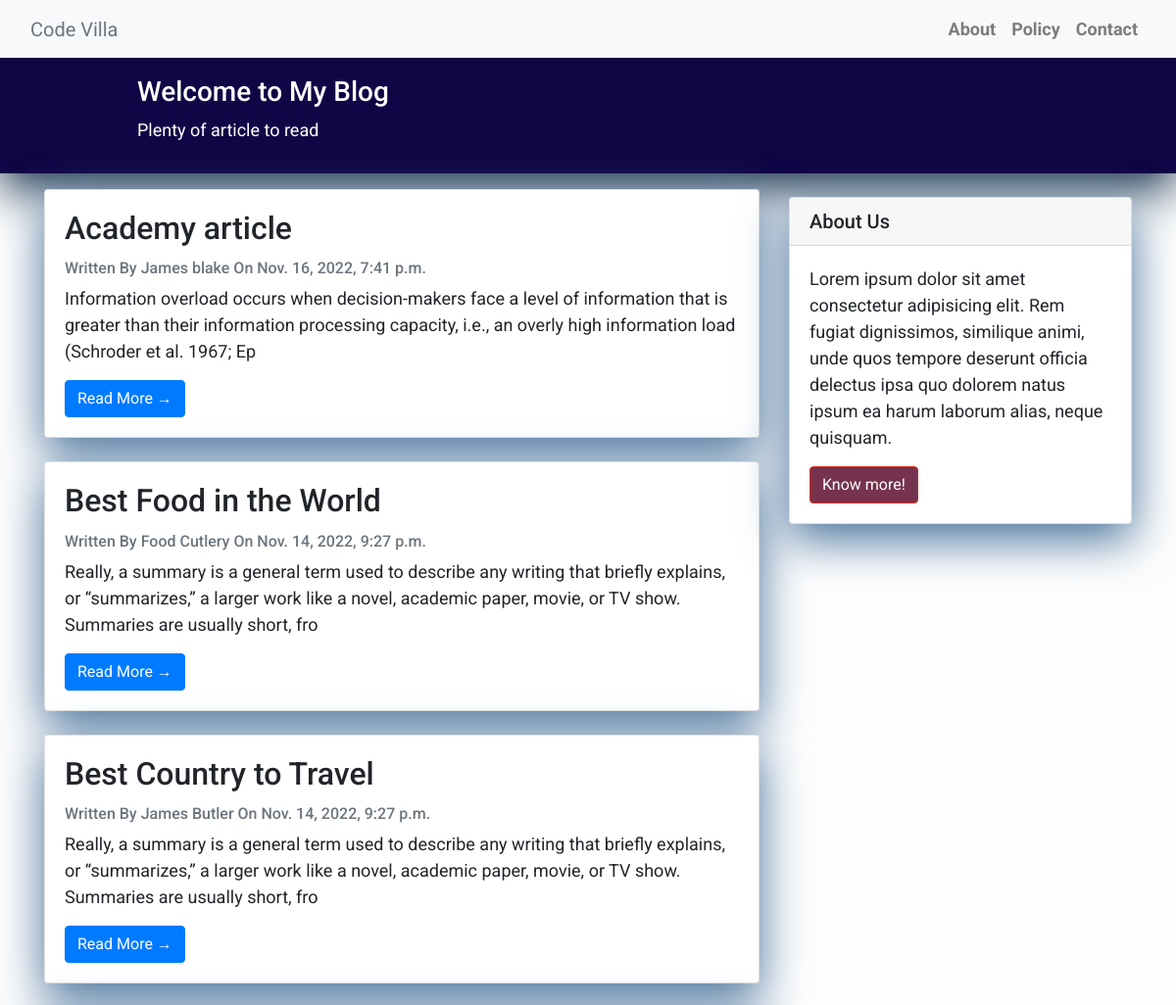
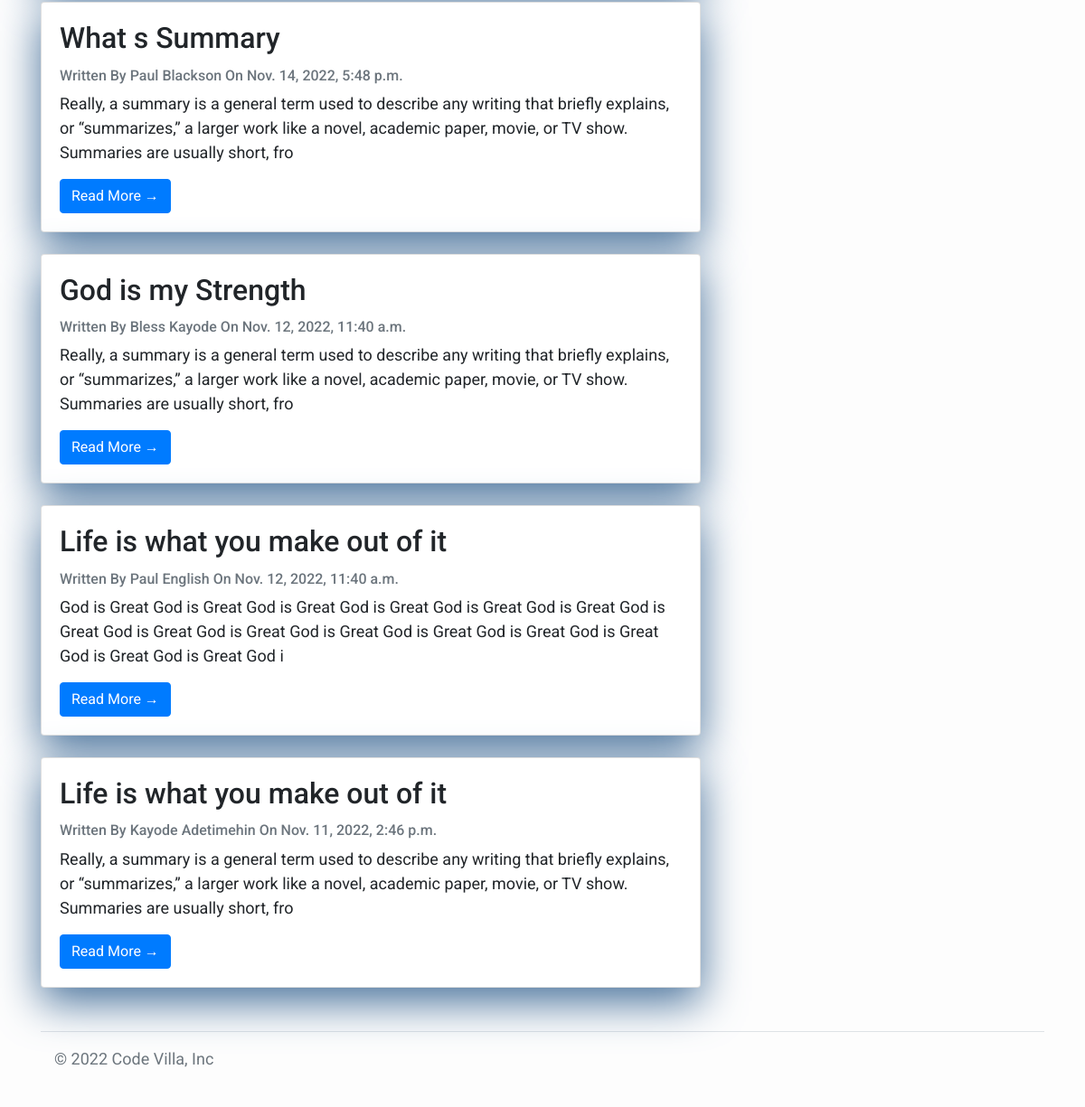
The page / on the database its author committed (2 pictures, top to bottom).
### blog/models.py (models this page shows, shortened)
class Post(models.Model):
    title = models.CharField(max_length=200)
    authur = models.CharField(max_length=100)
    date_updated = models.DateTimeField(auto_now=True)
    date_created = models.DateTimeField(auto_now_add=True)
    content = models.TextField()
    status = models.IntegerField(choices= STATUS, default=0)
    class Meta():
        ordering =['-date_created']

### blog/views.py (the view)
# urls.py: path('', PostListView.as_view(), name= 'home'),
class PostListView(ListView):
    queryset = Post.objects.filter(status=1).order_by('-date_created')
    model = Post
    template_name = 'blog/home.html'

### blog/templates/blog/home.html (shortened to what this page needs)
{% extends "blog/base.html" %}
{% block content %}
<header class="masthead">
    <div class="container">
        <div class="row">
            <div class=" col-md-8 col-md-10 mx-auto">
                <div class="site-heading">
                    <h3 class=" site-heading my-2 mt-2 text-white"> Welcome to My Blog </h3>
                    <p class="text-white ">Plenty of article to read </p>
                </div>
            </div>
        </div>
    </div>
</header>
<div class="container">
    <div class="row">
        <div class="col-md-8 mt-3 left">
            {% for post in post_list %}
            <div class="card mb-4">
                <div class="card-body">
                    <h2 class="card-title">{{ post.title }}</h2>
                    <p class="card-text text-muted h6">Written By {{ post.authur }} On {{ post.date_created}} </p>
                    <p class="card-text">{{post.content|slice:":200" }}</p>
                    <a href=/post_detail/{{post.id}} class="btn btn-primary">Read More &rarr;</a>
                </div>
            </div>
            {% endfor %}
        </div>
        {% block sidebar %} {% include 'blog/sidebar.html' %} {% endblock sidebar %}
    </div>
</div>
{% endblock content %}

### blog/templates/blog/base.html (shortened to what this page needs)
<!DOCTYPE html>
<html>
    <head>
        <link rel="stylesheet" href="https://maxcdn.bootstrapcdn.com/bootstrap/4.0.0/css/bootstrap.min.css"
 />
    </head>
    <body>
        <nav class="navbar navbar-expand-lg navbar-light bg-light" id="mainNav">
            <div class="container-fluid">
                <a class="navbar-brand text-muted "  href="{% url 'blog:home' %}">Code Villa</a>
                <div class="collapse navbar-collapse" id="navbarResponsive">
                    <ul class="navbar-nav ml-auto ">
                        <li class="nav-item text-black">
                            <a class="nav-link text-black font-weight-bold" href="{% url 'blog:about' %}">About</a>
                        </li>
                        <li class="nav-item text-black">
                            <a class="nav-link text-black font-weight-bold" href="{% url 'blog:policy' %}">Policy</a>
                        </li>
                        <li class="nav-item text-black">
                            <a class="nav-link text-black font-weight-bold" href="">Contact</a>
                        </li>
                    </ul>
                </div>
            </div>
        </nav>
        {% block content %}{% endblock content %}
        <div class="container">
          <footer class="d-flex flex-wrap justify-content-between align-items-center py-3 my-4 border-top">
            <div class="col-md-4 d-flex align-items-center">
              <span class="mb-3 mb-md-0 text-muted">&copy; 2022 Code Villa, Inc</span>
            </div>
          </footer>
        </div>
    </body>
</html>

### blog/templates/blog/sidebar.html (shortened to what this page needs)
{% block sidebar %}
<div class="col-md-4 float-right  ">
<div class="card my-4">
        <h5 class="card-header">About Us</h5>
    <div class="card-body card-end">
        <p class="card-text"> Lorem ipsum dolor sit amet consectetur adipisicing elit. Rem fugiat dignissimos, similique animi, unde quos tempore deserunt officia delectus ipsa quo dolorem natus ipsum ea harum laborum alias, neque quisquam.</p>
        <a href="{% url 'blog:about' %}"class="btn btn-danger">Know more!</a>
    </div>
</div>
</div>
{% endblock sidebar %}

### blog/templates/blog/base.html (style rules this page uses)
body { font-family: "Roboto", sans-serif; font-size: 17px; background-color: #fdfdfd; }
.btn-danger { color: #fff; background-color: #75334d; border-color: #dc281e; }
.masthead { background: #100645; height: auto; padding-bottom: 15px; box-shadow: 0 16px 48px #122e49; padding-top: 10px; }

### blog/templates/blog/home.html (style rules this page uses)
body { font-family: "Roboto", sans-serif; font-size: 18px; background-color: #fdfdfd; }
.card { box-shadow: 0 16px 48px #E3E7EB; }

### blog/templates/blog/sidebar.html (style rules this page uses)
.card { box-shadow: 0 16px 48px #46709a; }

### rows shown on the page
Post: title "Academy article", authur "James blake", date_created "Nov. 16, 2022, 7:41 p.m.", content "Information overload occurs when decision-makers face a level of information that is greater than their information processing capacity, i.e., an overly high information load (Schroder et al. 1967; Ep"
Post: title "Best Food in the World", authur "Food Cutlery", date_created "Nov. 14, 2022, 9:27 p.m.", content "Really, a summary is a general term used to describe any writing that briefly explains, or “summarizes,” a larger work like a novel, academic paper, movie, or TV show. Summaries are usually short, fro"
Post: title "Best Country to Travel", authur "James Butler", date_created "Nov. 14, 2022, 9:27 p.m.", content "Really, a summary is a general term used to describe any writing that briefly explains, or “summarizes,” a larger work like a novel, academic paper, movie, or TV show. Summaries are usually short, fro"
Post: title "What s Summary", authur "Paul Blackson", date_created "Nov. 14, 2022, 5:48 p.m.", content "Really, a summary is a general term used to describe any writing that briefly explains, or “summarizes,” a larger work like a novel, academic paper, movie, or TV show. Summaries are usually short, fro"
Post: title "God is my Strength", authur "Bless Kayode", date_created "Nov. 12, 2022, 11:40 a.m.", content "Really, a summary is a general term used to describe any writing that briefly explains, or “summarizes,” a larger work like a novel, academic paper, movie, or TV show. Summaries are usually short, fro"
Post: title "Life is what you make out of it", authur "Paul English", date_created "Nov. 12, 2022, 11:40 a.m.", content "God is Great God is Great God is Great God is Great God is Great God is Great God is Great God is Great God is Great God is Great God is Great God is Great God is Great God is Great God is Great God i"
Post: title "Life is what you make out of it", authur "Kayode Adetimehin", date_created "Nov. 11, 2022, 2:46 p.m.", content "Really, a summary is a general term used to describe any writing that briefly explains, or “summarizes,” a larger work like a novel, academic paper, movie, or TV show. Summaries are usually short, fro"
